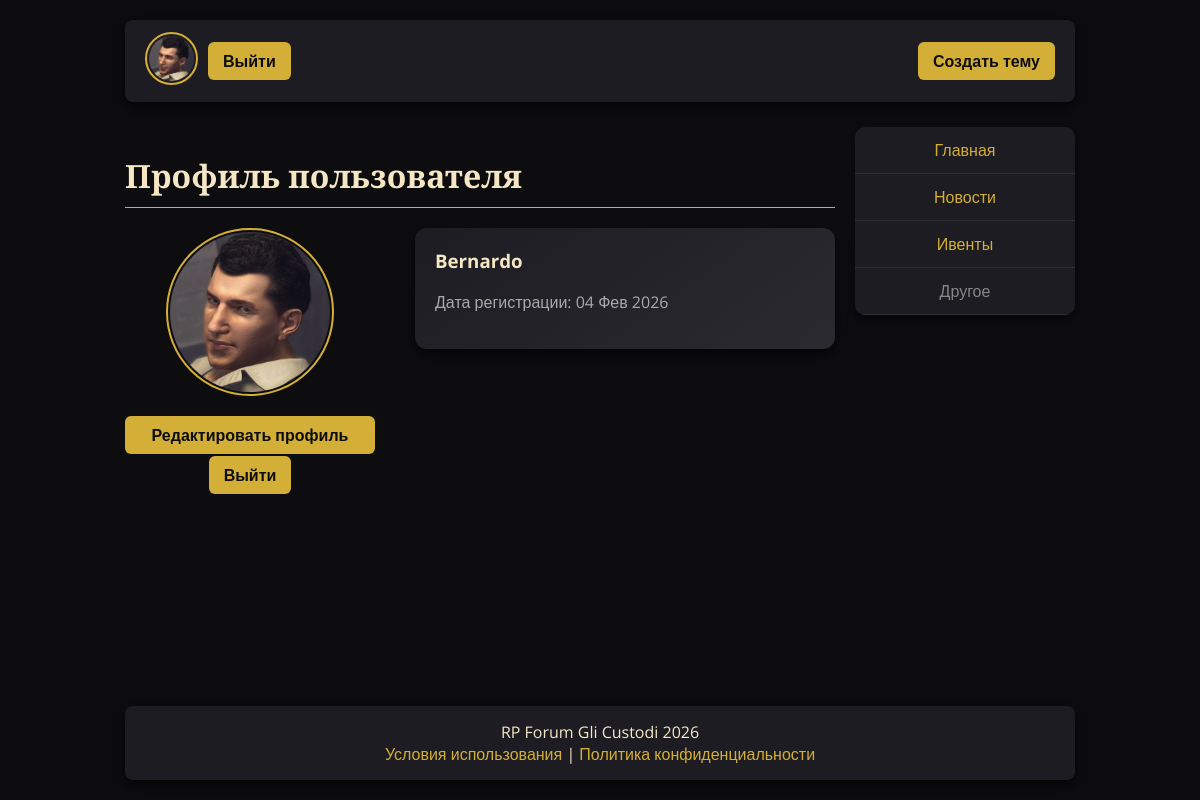
/profile/ (signed in), run on the app's committed database.
### main/models.py (models this page shows, shortened)
class CustomUser(AbstractUser):
    is_forum_admin = models.BooleanField(default=False)
    groups = models.ManyToManyField(
        Group,
        related_name='customuser_set',
        blank=True,
        help_text='The groups this user belongs to.',
        verbose_name='groups',
    )
    user_permissions = models.ManyToManyField(
        Permission,
        related_name='customuser_permissions_set',
        blank=True,
        help_text='Specific permissions for this user.',
        verbose_name='user permissions',
    )

class Profile(models.Model):
    user = models.OneToOneField(CustomUser, on_delete=models.CASCADE)
    avatar = models.ImageField(upload_to='avatars/', blank=True, null=True)
    default_avatar = models.CharField(
        max_length=64,
        blank=True,
        default="",
        help_text="Static path like images/avatar1.png"
    )

### main/views.py (the view)
# urls.py: path("profile/", views.profile_view, name="profile"),
@login_required
def profile_view(request):
    return render(request, "main/profile.html", {"user_obj": request.user})

### main/templates/main/profile.html
{% extends 'main/base.html' %}
{% load static %}
{% block content %}
<h2 class="page-title">Профиль пользователя</h2>
<div style="display:flex; gap:40px; align-items:flex-start;">
  <div style="width:250px; text-align:center;">
    {% if user_obj.profile.avatar %}
      <img src="{{ user_obj.profile.avatar.url }}" class="avatar"
           style="width:160px; height:160px; margin-bottom:15px;">
    {% else %}
      <img src="{% static user_obj.profile.default_avatar %}" class="avatar"
           style="width:160px; height:160px; margin-bottom:15px;">
    {% endif %}
    <a href="{% url 'profile_edit' %}" class="header-btn" style="display:block; margin-bottom:10px;">
      Редактировать профиль
    </a>
    <a href="{% url 'logout' %}" class="header-btn">
      Выйти
    </a>
  </div>
  <div class="card" style="flex:1;">
    <h3 style="margin-top:0;">{{ user_obj.username }}</h3>
    <p style="color:#aaa; margin-top:10px;">
      Дата регистрации: {{ user_obj.date_joined|date:"d M Y" }}
    </p>
  </div>
</div>
{% endblock %}

### main/templates/main/base.html (shortened to what this page needs)
{% load static %}
<!DOCTYPE html>
<html lang="ru">
<head>
<link rel="stylesheet" href="{% static 'css/style.css' %}">
</head>
<body>
<div class="container">
<header>
    <div class="header-container">
        <div class="header-left">
            {% if user.is_authenticated %}
                <a href="{% url 'profile' %}">
                    {% if user.profile.avatar %}
                        <img src="{{ user.profile.avatar.url }}" class="avatar" alt="">
                    {% else %}
                        <img src="{% static user.profile.default_avatar %}" class="avatar" alt="">
                    {% endif %}
                </a>
                <a href="{% url 'logout' %}" class="header-btn pulse-button">Выйти</a>
            {% else %}
                <a href="{% url 'login' %}" class="header-btn pulse-button">Войти</a>
                <a href="{% url 'register' %}" class="header-btn pulse-button">Регистрация</a>
            {% endif %}
        </div>
        <div class="header-right">
            {% if user.is_authenticated %}
                <a href="{% url 'create_topic_simple' %}" class="header-btn pulse-button">Создать тему</a>
            {% endif %}
        </div>
    </div>
</header>
<main class="content-area">
    <div class="content-main">
        {% block content %}{% endblock %}
    </div>
    {% with name=request.resolver_match.url_name %}
        {% if name != 'login' and name != 'register' and name != 'change-password' %}
        <div class="content-sidebar">
            <table class="forum-table">
                <tbody>
                    <tr><td><a href="{% url 'home' %}">Главная</a></td></tr>
                    <tr><td><a href="{% url 'news' %}">Новости</a></td></tr>
                    <tr><td><a href="{% url 'events' %}">Ивенты</a></td></tr>
                    <tr><td><span style="color:#888;">Другое</span></td></tr>
                </tbody>
            </table>
        </div>
        {% endif %}
    {% endwith %}
</main>
<footer>
    RP Forum Gli Custodi 2026
    <br>
    <a href="{% url 'terms' %}">Условия использования</a> |
    <a href="{% url 'privacy' %}">Политика конфиденциальности</a>
</footer>
</div>
</body>
</html>

### main/static/css/style.css (style rules this page uses)
footer { margin-top: 40px; }

### main/templates/main/base.html (style rules this page uses)
html, body { height: 100%; margin: 0; padding: 0; }
body { display: flex; flex-direction: column; min-height: 100vh; background: #0d0d10; color: #f5e6c4; font-family: 'Open Sans', sans-serif; }
a { color: #d4af37; text-decoration: none; transition: 0.2s; }
.container { flex: 1; display: flex; flex-direction: column; width: 950px; max-width: 95%; margin: 0 auto; padding: 20px; }
header { background: #1c1c22; border-radius: 8px; padding: 12px 20px; margin-bottom: 25px; box-shadow: 0 4px 15px rgba(0,0,0,0.8); }
.header-container { display: flex; justify-content: space-between; align-items: center; flex-wrap: wrap; }
.header-left, .header-right { display: flex; align-items: center; gap: 10px; }
.header-right { margin-left: auto; }
.header-btn { background-color: #d4af37; color: #0d0d10; padding: 8px 15px; border-radius: 6px; font-weight: 700; text-decoration: none; transition: all 0.3s ease; white-space: nowrap; }
.avatar { width: 45px; height: 45px; border-radius: 50%; object-fit: cover; border: 2px solid #d4af37; padding: 2px; transition: transform 0.2s, box-shadow 0.2s; }
.card, .post-card, .comment-card, .new-post-card { background: linear-gradient(145deg, #1c1c22, #2a2a30); border-radius: 12px; padding: 20px; margin-bottom: 20px; box-shadow: 0 6px 12px rgba(0,0,0,0.7); transition: transform 0.3s, box-shadow 0.3s; }
h2.page-title { font-family: 'Merriweather', serif; font-size: 32px; margin-bottom: 20px; border-bottom: 1px solid #d4af37; padding-bottom: 10px; }
footer { text-align: center; padding: 15px 0; background: #1c1c22; border-radius: 8px; box-shadow: 0 4px 15px rgba(0,0,0,0.8); margin-top: auto; }
.forum-table { width: 100%; border-collapse: collapse; background: #1c1c22; border-radius: 10px; overflow: hidden; box-shadow: 0 4px 10px rgba(0,0,0,0.6); }
.forum-table td { padding: 12px; border-bottom: 1px solid #2f2f36; text-align:center; }
.content-area { display: flex; gap: 20px; align-items: flex-start; }
.content-main { flex: 1; min-width: 0; }
.content-sidebar { width: 220px; flex: 0 0 220px; position: sticky; top: 20px; }

### data on the page
CustomUser: default_avatar (picture), username "Bernardo", date_joined "04 Фев 2026"
